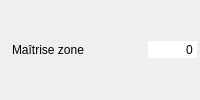
       <widget class="QWidget" name="widget_zone" native="true">
        <property name="minimumSize">
         <size>
          <width>200</width>
          <height>26</height>
         </size>
        </property>
        <layout class="QHBoxLayout" name="horizontalLayout_21">
         <property name="spacing">
          <number>2</number>
         </property>
         <property name="leftMargin">
          <number>3</number>
         </property>
         <property name="topMargin">
          <number>3</number>
         </property>
         <property name="rightMargin">
          <number>3</number>
         </property>
         <property name="bottomMargin">
          <number>3</number>
         </property>
         <item>
          <widget class="QLabel" name="label_41">
           <property name="text">
            <string/>
           </property>
           <property name="pixmap">
            <pixmap resource="../../resources/resources.qrc">:/images/Aptitudes/zone.png</pixmap>
           </property>
          </widget>
         </item>
         <item>
          <widget class="QLabel" name="label_zone">
           <property name="text">
            <string>Maîtrise zone</string>
           </property>
          </widget>
         </item>
         <item>
          <spacer name="horizontalSpacer_22">
           <property name="orientation">
            <enum>Qt::Horizontal</enum>
           </property>
           <property name="sizeHint" stdset="0">
            <size>
             <width>37</width>
             <height>12</height>
            </size>
           </property>
          </spacer>
         </item>
         <item>
          <widget class="QSpinBox" name="sp_zone">
           <property name="focusPolicy">
            <enum>Qt::NoFocus</enum>
           </property>
           <property name="autoFillBackground">
            <bool>true</bool>
           </property>
           <property name="frame">
            <bool>false</bool>
           </property>
           <property name="alignment">
            <set>Qt::AlignRight|Qt::AlignTrailing|Qt::AlignVCenter</set>
           </property>
           <property name="buttonSymbols">
            <enum>QAbstractSpinBox::NoButtons</enum>
           </property>
           <property name="suffix">
            <string/>
           </property>
           <property name="minimum">
            <number>-999999</number>
           </property>
           <property name="maximum">
            <number>9999999</number>
           </property>
           <property name="stepType">
            <enum>QAbstractSpinBox::DefaultStepType</enum>
           </property>
          </widget>
         </item>
        </layout>
       </widget>
